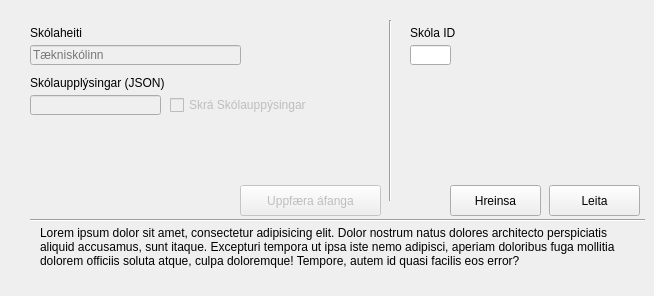
      <widget class="QWidget" name="schoolsTabUpdate">
       <attribute name="title">
        <string>Skóli</string>
       </attribute>
       <widget class="Line" name="line_36">
        <property name="geometry">
         <rect>
          <x>30</x>
          <y>210</y>
          <width>615</width>
          <height>20</height>
         </rect>
        </property>
        <property name="orientation">
         <enum>Qt::Horizontal</enum>
        </property>
       </widget>
       <widget class="QLineEdit" name="lineEdit_15">
        <property name="enabled">
         <bool>false</bool>
        </property>
        <property name="geometry">
         <rect>
          <x>30</x>
          <y>95</y>
          <width>131</width>
          <height>20</height>
         </rect>
        </property>
        <property name="focusPolicy">
         <enum>Qt::StrongFocus</enum>
        </property>
        <property name="maxLength">
         <number>100000</number>
        </property>
        <property name="placeholderText">
         <string/>
        </property>
       </widget>
       <widget class="QLabel" name="label_140">
        <property name="geometry">
         <rect>
          <x>30</x>
          <y>20</y>
          <width>101</width>
          <height>20</height>
         </rect>
        </property>
        <property name="layoutDirection">
         <enum>Qt::LeftToRight</enum>
        </property>
        <property name="text">
         <string>Skólaheiti</string>
        </property>
        <property name="alignment">
         <set>Qt::AlignBottom|Qt::AlignLeading|Qt::AlignLeft</set>
        </property>
       </widget>
       <widget class="QLabel" name="label_141">
        <property name="geometry">
         <rect>
          <x>40</x>
          <y>226</y>
          <width>591</width>
          <height>61</height>
         </rect>
        </property>
        <property name="text">
         <string>Lorem ipsum dolor sit amet, consectetur adipisicing elit. Dolor nostrum natus dolores architecto perspiciatis aliquid accusamus, sunt itaque. Excepturi tempora ut ipsa iste nemo adipisci, aperiam doloribus fuga mollitia dolorem officiis soluta atque, culpa doloremque! Tempore, autem id quasi facilis eos error?</string>
        </property>
        <property name="textFormat">
         <enum>Qt::AutoText</enum>
        </property>
        <property name="scaledContents">
         <bool>false</bool>
        </property>
        <property name="alignment">
         <set>Qt::AlignLeading|Qt::AlignLeft|Qt::AlignTop</set>
        </property>
        <property name="wordWrap">
         <bool>true</bool>
        </property>
       </widget>
       <widget class="QLineEdit" name="lineEdit_38">
        <property name="enabled">
         <bool>false</bool>
        </property>
        <property name="geometry">
         <rect>
          <x>30</x>
          <y>45</y>
          <width>211</width>
          <height>20</height>
         </rect>
        </property>
        <property name="focusPolicy">
         <enum>Qt::StrongFocus</enum>
        </property>
        <property name="maxLength">
         <number>75</number>
        </property>
        <property name="placeholderText">
         <string>Tækniskólinn</string>
        </property>
       </widget>
       <widget class="QLabel" name="label_142">
        <property name="geometry">
         <rect>
          <x>30</x>
          <y>70</y>
          <width>211</width>
          <height>20</height>
         </rect>
        </property>
        <property name="layoutDirection">
         <enum>Qt::LeftToRight</enum>
        </property>
        <property name="text">
         <string>Skólaupplýsingar (JSON)</string>
        </property>
        <property name="alignment">
         <set>Qt::AlignBottom|Qt::AlignLeading|Qt::AlignLeft</set>
        </property>
       </widget>
       <widget class="QPushButton" name="pushButton_31">
        <property name="enabled">
         <bool>false</bool>
        </property>
        <property name="geometry">
         <rect>
          <x>240</x>
          <y>185</y>
          <width>141</width>
          <height>31</height>
         </rect>
        </property>
        <property name="sizePolicy">
         <sizepolicy hsizetype="Minimum" vsizetype="Fixed">
          <horstretch>0</horstretch>
          <verstretch>0</verstretch>
         </sizepolicy>
        </property>
        <property name="layoutDirection">
         <enum>Qt::LeftToRight</enum>
        </property>
        <property name="autoFillBackground">
         <bool>false</bool>
        </property>
        <property name="text">
         <string>Uppfæra áfanga</string>
        </property>
        <property name="autoDefault">
         <bool>false</bool>
        </property>
        <property name="default">
         <bool>true</bool>
        </property>
        <property name="flat">
         <bool>false</bool>
        </property>
       </widget>
       <widget class="QLineEdit" name="lineEdit_39">
        <property name="geometry">
         <rect>
          <x>410</x>
          <y>45</y>
          <width>41</width>
          <height>20</height>
         </rect>
        </property>
        <property name="inputMask">
         <string/>
        </property>
        <property name="text">
         <string/>
        </property>
        <property name="maxLength">
         <number>11</number>
        </property>
        <property name="placeholderText">
         <string/>
        </property>
       </widget>
       <widget class="QPushButton" name="pushButton_39">
        <property name="geometry">
         <rect>
          <x>549</x>
          <y>185</y>
          <width>91</width>
          <height>31</height>
         </rect>
        </property>
        <property name="text">
         <string>Leita</string>
        </property>
       </widget>
       <widget class="QLabel" name="label_166">
        <property name="geometry">
         <rect>
          <x>410</x>
          <y>20</y>
          <width>101</width>
          <height>20</height>
         </rect>
        </property>
        <property name="text">
         <string>Skóla ID</string>
        </property>
        <property name="alignment">
         <set>Qt::AlignBottom|Qt::AlignLeading|Qt::AlignLeft</set>
        </property>
       </widget>
       <widget class="Line" name="line_44">
        <property name="geometry">
         <rect>
          <x>380</x>
          <y>20</y>
          <width>20</width>
          <height>181</height>
         </rect>
        </property>
        <property name="orientation">
         <enum>Qt::Vertical</enum>
        </property>
       </widget>
       <widget class="QCheckBox" name="checkBox_2">
        <property name="enabled">
         <bool>false</bool>
        </property>
        <property name="geometry">
         <rect>
          <x>170</x>
          <y>95</y>
          <width>161</width>
          <height>20</height>
         </rect>
        </property>
        <property name="text">
         <string>Skrá Skólauppýsingar</string>
        </property>
       </widget>
       <widget class="QPushButton" name="pushButton_47">
        <property name="geometry">
         <rect>
          <x>450</x>
          <y>185</y>
          <width>91</width>
          <height>31</height>
         </rect>
        </property>
        <property name="text">
         <string>Hreinsa</string>
        </property>
       </widget>
      </widget>
